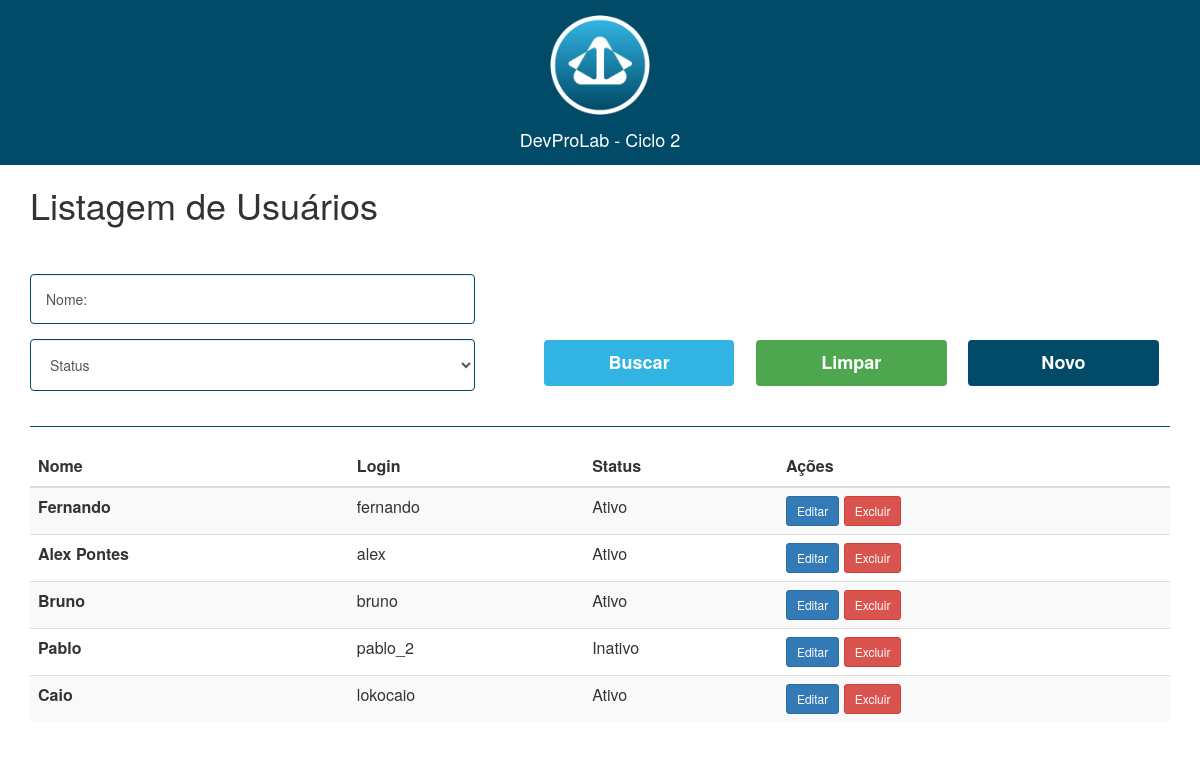
/index.php (signed in), run on the app's committed database.
### tables this page shows
CREATE TABLE IF NOT EXISTS `usuarios` (
  `id` int(11) NOT NULL AUTO_INCREMENT,
  `id_pai` int(11) NOT NULL,
  `nome` varchar(100) NOT NULL,
  `login` varchar(100) NOT NULL,
  `senha` varchar(32) NOT NULL,
  `status` varchar(100) NOT NULL,
  PRIMARY KEY (`id`)
);

### classes/usuarios.class.php (called while the page is built, shortened)
<?php
class Usuarios {
	public function getUsuarios($id_pai) {
		global $pdo;
		$sql = $pdo->prepare("SELECT * FROM usuarios WHERE id_pai = :id_pai");
		$sql->bindValue(":id_pai", $id_pai);
		$sql->execute();
		$array = array();
		if($sql->rowCount() > 0) {
			$array = $sql->fetchAll();
		}
		return $array;
	}
}
?>

### index.php (the view, shortened to what this page needs)
<?php require "pages/header.php"; ?>
	<?php
require "classes/usuarios.class.php";
$u = new Usuarios();
$dados = $u->getUsuarios($_SESSION['login']);
?>
<header id="header">
	<div class="container">
		<div class="row">
			<div class="col-md-12">
				<img class="logo" src="assets/images/logo-devpro.png">
				<h3>DevProLab - Ciclo 2</h3>
			</div>
		</div>
	</div>
</header>
<section id="fundo-topo">
	<div class="container">
		<div class="row">
			<div class="col-md-12">
				<h1>Listagem de Usuários</h1>
			</div>
		</div>
		<div class="row">
			<div class="col-md-12">
				<form method="POST">
					<div class="col-md-5">
						<div class="form-group">
							<input type="text" name="nome" class="form-control" placeholder="Nome:">
						</div>
						<div class="form-group">
							<select name="status" id="status" class="form-control">
								<option value="0">Status</option>
							</select>
						</div>
					</div>
					<div class="col-md-7">
						<div class="form-group">
							<input type="submit" name="buscar" value="Buscar" class="btn btn-default btn-buscar">
							<input type="reset" name="limpar" value="Limpar" class="btn btn-default btn-limpar">
							<a href="cadastrar.php" class="btn btn-default btn-novo">Novo</a>
						</div>
					</div>
				</form>
			</div>
		</div>
	</div>
</section>
<section id="fundo-base">
	<div class="container">
		<div class="row">
			<div class="col-md-12">
			<hr>
			<table class="table table-striped">
			  <thead>
			    <tr>
			      <th scope="col">Nome</th>
			      <th scope="col">Login</th>
			      <th scope="col">Status</th>
			      <th scope="col">Ações</th>
			    </tr>
			  </thead>
			  <tbody>
			  <?php
			  foreach ($dados as $usuario) {
			  	?>
			  	<tr>
			      <th scope="row"><?php echo $usuario['nome'] ?></th>
			      <td><?php echo $usuario['login'] ?></td>
			      <td><?php echo $usuario['status'] ?></td>
			      <td><a href="editar.php?id=<?php echo $usuario['id'] ?>" class="btn btn-primary btn-sm btn-editar">Editar</a> <a href="excluir.php?id=<?php echo $usuario['id'] ?>" class="btn btn-danger btn-sm btn-excluir">Excluir</a></td>
			    </tr>
			  	<?php
			  }
			  ?>
			  </tbody>
			</table>
			</div>
		</div>
	</div>
</section>
<?php require "pages/footer.php"; ?>

### pages/header.php (shortened to what this page needs)
<html>
<head>
	<link rel="stylesheet" type="text/css" href="assets/css/bootstrap.min.css">
	<link rel="stylesheet" type="text/css" href="assets/css/style.css">
</head>
<body>

### pages/footer.php (shortened to what this page needs)
</body>
</html>

### assets/css/style.css (style rules this page uses)
#header { background-color: #014b68; padding: 15px; }
#header .container { text-align: center; }
#header img.logo { max-width: 100px; }
#header h3 { font-size: 18px; margin-top: 15px; margin-bottom: 0; color: #fff; }
#fundo-topo h1 { padding-bottom: 40px; }
#fundo-topo .col-md-12 .col-md-5 { padding-left: 0; padding-right: 30px; }
#fundo-topo .col-md-12 .col-md-7 { padding-left: 30px; padding-right: 0; }
#fundo-topo .form-control { border: 1px solid #014b68; padding: 14px 15px; height: auto; }
#fundo-topo .btn { color: #fff; width: 30%; margin: 66px 1.4% 0; padding: 10px; font-size: 18px; font-weight: bold; -webkit-transition: all .4s ease-in-out; -moz-transition: all .4s ease-in-out; transition: all .4s ease-in-out; }
#fundo-topo .btn-buscar { background-color: #31b3e4; border: #31b3e4; }
#fundo-topo .btn-limpar { background-color: #4ea64e; border: #4ea64e; }
#fundo-topo .btn-novo { background-color: #014b68; border: #014b68; }
#fundo-base hr { border-top: 1px solid #014b68; }

### data on the page
usuarios: nome "Fernando", login "fernando", status "Ativo"
usuarios: nome "Alex Pontes", login "alex", status "Ativo"
usuarios: nome "Bruno", login "bruno", status "Ativo"
usuarios: nome "Pablo", login "pablo_2", status "Inativo"
usuarios: nome "Caio", login "lokocaio", status "Ativo"
